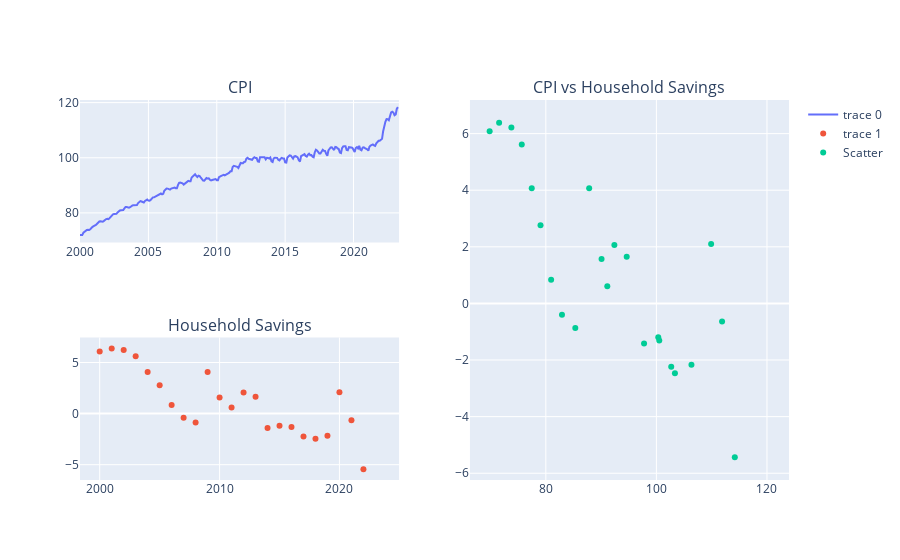

Source (notebook cell):
### Code cell
#CPIs vs Household Savings corr

#aggregate all graphs in one
fig_cpi_household_savings = make_subplots(
    rows=2, cols=2,
    specs=[[{}, {'rowspan':2}],
           [{}, None]],
    subplot_titles=("CPI","CPI vs Household Savings","Household Savings"))


# line graph for CPI
fig_cpi_household_savings.add_trace(go.Scatter(
                 x=df_combined['date'],
                 y=df_combined['cpi']), row=1, col=1)


# line graph for household savings
fig_cpi_household_savings.add_trace(go.Scatter(
                 x=df_combined['date'],
                 y=df_combined['household_savings_percent_of_income'], mode='markers'), 
                  row=2, col=1)


fig_cpi_household_savings.add_trace(go.Scatter(
    x=df_combined['rental_prices'],
    y=df_combined['household_savings_percent_of_income'],
    mode='markers',
    name='Scatter'),
    row=1, col=2)


fig_cpi_household_savings.show()

### Figure 1 — Plotly figure (JSON) as saved in the notebook; plotly's stock layout.template omitted (floating-point values rounded to 4 significant figures; data arrays with more than 128 entries replaced by an {"elided": "..."} marker saying what was removed)
{"data": [{"type": "scatter", "x": {"elided": "281 str values"}, "xaxis": "x", "y": {"elided": "281 float values"}, "yaxis": "y"}, {"mode": "markers", "type": "scatter", "x": {"elided": "281 str values"}, "xaxis": "x3", "y": {"elided": "281 float values"}, "yaxis": "y3"}, {"mode": "markers", "name": "Scatter", "type": "scatter", "x": {"elided": "281 float values"}, "xaxis": "x2", "y": {"elided": "281 float values"}, "yaxis": "y2"}], "layout": {"annotations": [{"font": {"size": 16}, "showarrow": false, "text": "CPI", "x": 0.225, "xanchor": "center", "xref": "paper", "y": 1, "yanchor": "bottom", "yref": "paper"}, {"font": {"size": 16}, "showarrow": false, "text": "CPI vs Household Savings", "x": 0.775, "xanchor": "center", "xref": "paper", "y": 1, "yanchor": "bottom", "yref": "paper"}, {"font": {"size": 16}, "showarrow": false, "text": "Household Savings", "x": 0.225, "xanchor": "center", "xref": "paper", "y": 0.375, "yanchor": "bottom", "yref": "paper"}], "xaxis": {"anchor": "y", "domain": [0, 0.45]}, "xaxis2": {"anchor": "y2", "domain": [0.55, 1]}, "xaxis3": {"anchor": "y3", "domain": [0, 0.45]}, "yaxis": {"anchor": "x", "domain": [0.625, 1]}, "yaxis2": {"anchor": "x2", "domain": [0, 1]}, "yaxis3": {"anchor": "x3", "domain": [0, 0.375]}}}
